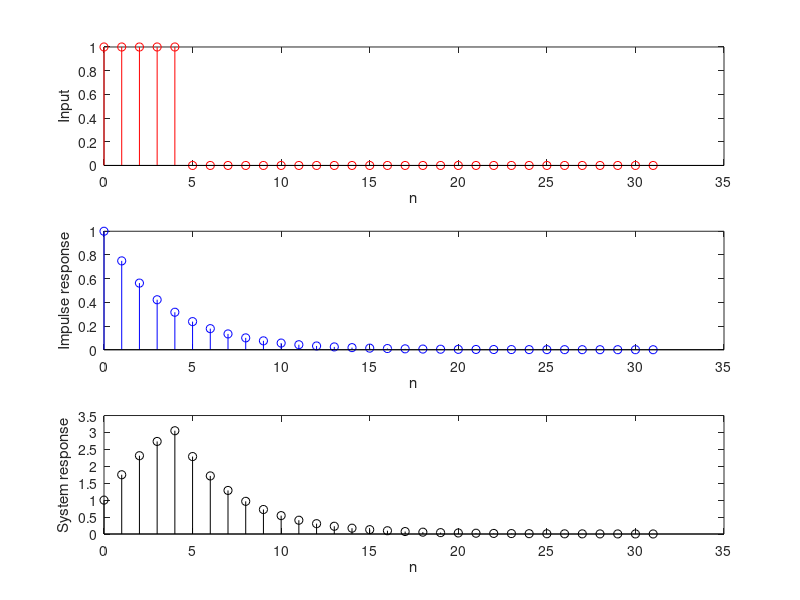

Here is the MATLAB script that generated this plot:
%Write a Matlab code to calculate the response of a system exploiting
%the properties of Fourier transform.
%where x(t)=u[n]-u[n-5] and h[n]=(3/4)^n.

N=32; %No. of FFT points
n=0:N-1;
% x=heaviside(n)-heaviside(n-5); %input signal
x=ones(1,N)-[zeros(1,5) ones(1,N-5)];
% x=[x zeros(1,N-length(x))];  
h=(3/4).^n;  %Impulse response

X=fft(x);  %DFT of input
H=fft(h);  %DFT of impulse (frequency response)
Y=H.*X;    %DFT of system output
y=real(ifft(Y));  %System output in time domain

figure;
subplot(3,1,1);
stem(n,x,'r');
ylabel('Input');xlabel('n');
subplot(3,1,2);
stem(n,h,'b');
ylabel('Impulse response');xlabel('n');
subplot(3,1,3);
stem(n,y,'k');
ylabel('System response');xlabel('n');